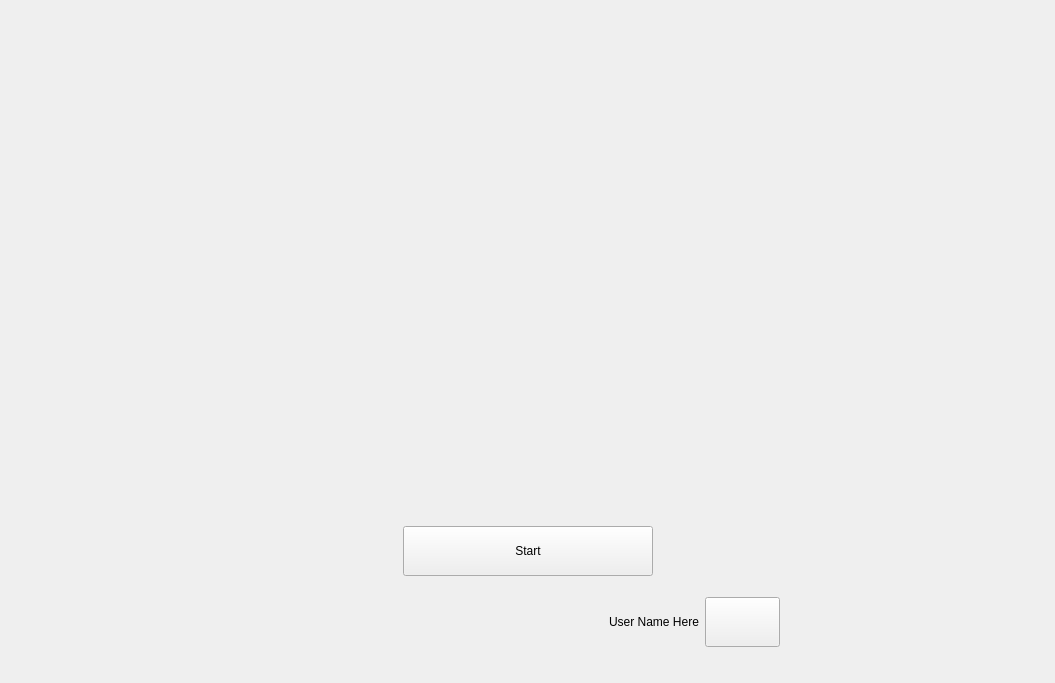
<?xml version="1.0" encoding="UTF-8"?>
<ui version="4.0">
 <class>InitPage</class>
 <widget class="QWidget" name="InitPage">
  <property name="geometry">
   <rect>
    <x>0</x>
    <y>0</y>
    <width>1055</width>
    <height>682</height>
   </rect>
  </property>
  <property name="mouseTracking">
   <bool>false</bool>
  </property>
  <property name="focusPolicy">
   <enum>Qt::NoFocus</enum>
  </property>
  <property name="contextMenuPolicy">
   <enum>Qt::NoContextMenu</enum>
  </property>
  <property name="windowTitle">
   <string>Form</string>
  </property>
  <layout class="QVBoxLayout" name="verticalLayout">
   <item>
    <widget class="QWidget" name="widget" native="true">
     <property name="contextMenuPolicy">
      <enum>Qt::DefaultContextMenu</enum>
     </property>
     <property name="autoFillBackground">
      <bool>false</bool>
     </property>
     <layout class="QGridLayout" name="gridLayout">
      <item row="1" column="2">
       <spacer name="horizontalSpacer_3">
        <property name="orientation">
         <enum>Qt::Horizontal</enum>
        </property>
        <property name="sizeHint" stdset="0">
         <size>
          <width>40</width>
          <height>20</height>
         </size>
        </property>
       </spacer>
      </item>
      <item row="1" column="0">
       <spacer name="horizontalSpacer_2">
        <property name="orientation">
         <enum>Qt::Horizontal</enum>
        </property>
        <property name="sizeHint" stdset="0">
         <size>
          <width>40</width>
          <height>20</height>
         </size>
        </property>
       </spacer>
      </item>
      <item row="1" column="1">
       <layout class="QVBoxLayout" name="verticalLayout_2">
        <item alignment="Qt::AlignHCenter|Qt::AlignVCenter">
         <widget class="QLabel" name="stlogo">
          <property name="sizePolicy">
           <sizepolicy hsizetype="Fixed" vsizetype="Fixed">
            <horstretch>0</horstretch>
            <verstretch>0</verstretch>
           </sizepolicy>
          </property>
          <property name="minimumSize">
           <size>
            <width>500</width>
            <height>500</height>
           </size>
          </property>
          <property name="maximumSize">
           <size>
            <width>500</width>
            <height>500</height>
           </size>
          </property>
          <property name="layoutDirection">
           <enum>Qt::LeftToRight</enum>
          </property>
          <property name="text">
           <string/>
          </property>
          <property name="pixmap">
           <pixmap resource="../../../st_client-build/application.qrc">:/images/st.png</pixmap>
          </property>
          <property name="scaledContents">
           <bool>false</bool>
          </property>
          <property name="alignment">
           <set>Qt::AlignCenter</set>
          </property>
         </widget>
        </item>
        <item alignment="Qt::AlignHCenter|Qt::AlignVCenter">
         <widget class="QPushButton" name="newExpButt">
          <property name="sizePolicy">
           <sizepolicy hsizetype="Fixed" vsizetype="Fixed">
            <horstretch>0</horstretch>
            <verstretch>0</verstretch>
           </sizepolicy>
          </property>
          <property name="minimumSize">
           <size>
            <width>250</width>
            <height>50</height>
           </size>
          </property>
          <property name="maximumSize">
           <size>
            <width>250</width>
            <height>50</height>
           </size>
          </property>
          <property name="cursor">
           <cursorShape>ArrowCursor</cursorShape>
          </property>
          <property name="mouseTracking">
           <bool>false</bool>
          </property>
          <property name="focusPolicy">
           <enum>Qt::NoFocus</enum>
          </property>
          <property name="contextMenuPolicy">
           <enum>Qt::DefaultContextMenu</enum>
          </property>
          <property name="toolTip">
           <string extracomment="Start Selection of Datasets">Start Selection of Datasets</string>
          </property>
          <property name="statusTip">
           <string>Start Selection of Datasets</string>
          </property>
          <property name="text">
           <string>Start</string>
          </property>
          <property name="icon">
           <iconset resource="../../../st_client-build/application.qrc">
            <normaloff>:/images/startpage-icon.png</normaloff>:/images/startpage-icon.png</iconset>
          </property>
          <property name="iconSize">
           <size>
            <width>25</width>
            <height>25</height>
           </size>
          </property>
          <property name="shortcut">
           <string notr="true"/>
          </property>
         </widget>
        </item>
       </layout>
      </item>
      <item row="2" column="1">
       <spacer name="verticalSpacer_2">
        <property name="orientation">
         <enum>Qt::Vertical</enum>
        </property>
        <property name="sizeHint" stdset="0">
         <size>
          <width>20</width>
          <height>89</height>
         </size>
        </property>
       </spacer>
      </item>
      <item row="0" column="1">
       <spacer name="verticalSpacer">
        <property name="orientation">
         <enum>Qt::Vertical</enum>
        </property>
        <property name="sizeHint" stdset="0">
         <size>
          <width>20</width>
          <height>89</height>
         </size>
        </property>
       </spacer>
      </item>
      <item row="3" column="1">
       <layout class="QHBoxLayout" name="horizontalLayout">
        <item>
         <widget class="QLabel" name="scilifelablogo">
          <property name="sizePolicy">
           <sizepolicy hsizetype="Fixed" vsizetype="Fixed">
            <horstretch>0</horstretch>
            <verstretch>0</verstretch>
           </sizepolicy>
          </property>
          <property name="minimumSize">
           <size>
            <width>261</width>
            <height>81</height>
           </size>
          </property>
          <property name="maximumSize">
           <size>
            <width>261</width>
            <height>81</height>
           </size>
          </property>
          <property name="layoutDirection">
           <enum>Qt::LeftToRight</enum>
          </property>
          <property name="text">
           <string/>
          </property>
          <property name="pixmap">
           <pixmap resource="../../../st_client-build/application.qrc">:/images/scilifelab.png</pixmap>
          </property>
          <property name="scaledContents">
           <bool>true</bool>
          </property>
          <property name="alignment">
           <set>Qt::AlignBottom|Qt::AlignLeading|Qt::AlignLeft</set>
          </property>
         </widget>
        </item>
        <item>
         <widget class="QLabel" name="label_2">
          <property name="sizePolicy">
           <sizepolicy hsizetype="Fixed" vsizetype="Preferred">
            <horstretch>0</horstretch>
            <verstretch>0</verstretch>
           </sizepolicy>
          </property>
          <property name="text">
           <string/>
          </property>
          <property name="pixmap">
           <pixmap resource="../../../st_client-build/application.qrc">:/images/kth.png</pixmap>
          </property>
         </widget>
        </item>
        <item>
         <widget class="QLabel" name="label">
          <property name="sizePolicy">
           <sizepolicy hsizetype="Fixed" vsizetype="Preferred">
            <horstretch>0</horstretch>
            <verstretch>0</verstretch>
           </sizepolicy>
          </property>
          <property name="text">
           <string/>
          </property>
          <property name="pixmap">
           <pixmap resource="../../../st_client-build/application.qrc">:/images/ki.png</pixmap>
          </property>
         </widget>
        </item>
        <item>
         <spacer name="horizontalSpacer">
          <property name="orientation">
           <enum>Qt::Horizontal</enum>
          </property>
          <property name="sizeHint" stdset="0">
           <size>
            <width>40</width>
            <height>20</height>
           </size>
          </property>
         </spacer>
        </item>
        <item>
         <widget class="QLabel" name="user_name">
          <property name="sizePolicy">
           <sizepolicy hsizetype="Preferred" vsizetype="Fixed">
            <horstretch>0</horstretch>
            <verstretch>0</verstretch>
           </sizepolicy>
          </property>
          <property name="text">
           <string>User Name Here</string>
          </property>
          <property name="scaledContents">
           <bool>true</bool>
          </property>
         </widget>
        </item>
        <item>
         <widget class="QPushButton" name="logoutButt">
          <property name="sizePolicy">
           <sizepolicy hsizetype="Fixed" vsizetype="Fixed">
            <horstretch>0</horstretch>
            <verstretch>0</verstretch>
           </sizepolicy>
          </property>
          <property name="minimumSize">
           <size>
            <width>75</width>
            <height>50</height>
           </size>
          </property>
          <property name="maximumSize">
           <size>
            <width>75</width>
            <height>50</height>
           </size>
          </property>
          <property name="cursor">
           <cursorShape>ArrowCursor</cursorShape>
          </property>
          <property name="mouseTracking">
           <bool>false</bool>
          </property>
          <property name="focusPolicy">
           <enum>Qt::NoFocus</enum>
          </property>
          <property name="contextMenuPolicy">
           <enum>Qt::DefaultContextMenu</enum>
          </property>
          <property name="toolTip">
           <string extracomment="Log Out the Session">Log Out</string>
          </property>
          <property name="statusTip">
           <string extracomment="Log Out the Session">Log Out</string>
          </property>
          <property name="layoutDirection">
           <enum>Qt::LeftToRight</enum>
          </property>
          <property name="text">
           <string/>
          </property>
          <property name="icon">
           <iconset resource="../../../st_client-build/application.qrc">
            <normaloff>:/images/logout.png</normaloff>:/images/logout.png</iconset>
          </property>
          <property name="iconSize">
           <size>
            <width>25</width>
            <height>25</height>
           </size>
          </property>
         </widget>
        </item>
       </layout>
      </item>
     </layout>
    </widget>
   </item>
  </layout>
 </widget>
 <resources>
  <include location="../../../st_client-build/application.qrc"/>
 </resources>
 <connections/>
</ui>
